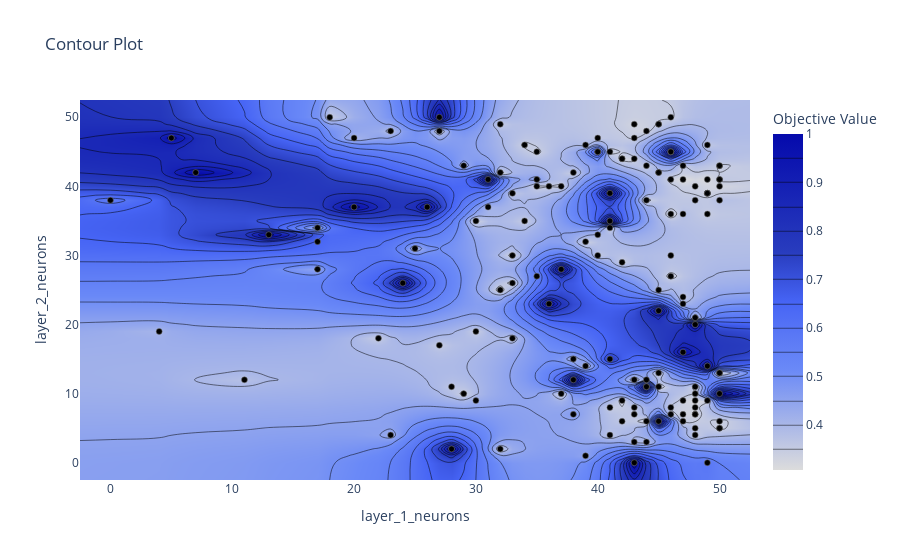

Notebook code cell kept with this figure:
### Code cell
op.visualization.plot_contour(study, params=['layer_1_neurons', 'layer_2_neurons'])

### Figure 1 — Plotly figure (JSON) as saved in the notebook; plotly's stock layout.template omitted (floating-point values rounded to 4 significant figures; data arrays with more than 128 entries replaced by an {"elided": "..."} marker saying what was removed)
{"data": [{"colorbar": {"title": {"text": "Objective Value"}}, "colorscale": [[0, "rgb(5,10,172)"], [0.35, "rgb(40,60,190)"], [0.5, "rgb(70,100,245)"], [0.6, "rgb(90,120,245)"], [0.7, "rgb(106,137,247)"], [1, "rgb(220,220,220)"]], "connectgaps": true, "contours": {"coloring": "heatmap"}, "hoverinfo": "none", "line": {"smoothing": 1.3}, "reversescale": true, "type": "contour", "x": [-2.5, 0, 4, 5, 7, 11, 13, 17, 18, 20, 22, 23, 24, 25, 26, 27, 28, 29, 30, 31, 32, 33, 34, 35, 36, 37, 38, 39, 40, 41, 42, 43, 44, 45, 46, 47, 48, 49, 50, 52.5], "y": [-2.5, 0, 1, 2, 3, 4, 5, 6, 7, 8, 9, 10, 11, 12, 13, 14, 15, 16, 17, 18, 19, 20, 21, 22, 23, 24, 25, 26, 27, 28, 29, 30, 31, 32, 33, 34, 35, 36, 37, 38, 39, 40, 41, 42, 43, 44, 45, 46, 47, 48, 49, 50, 52.5], "z": {"elided": "53x40 float values"}}, {"marker": {"color": "black", "line": {"color": "Grey", "width": 0.5}}, "mode": "markers", "showlegend": false, "type": "scatter", "x": {"elided": "152 int values"}, "y": {"elided": "152 int values"}}], "layout": {"title": {"text": "Contour Plot"}, "xaxis": {"range": [-2.5, 52.5], "title": {"text": "layer_1_neurons"}}, "yaxis": {"range": [-2.5, 52.5], "title": {"text": "layer_2_neurons"}}}}
